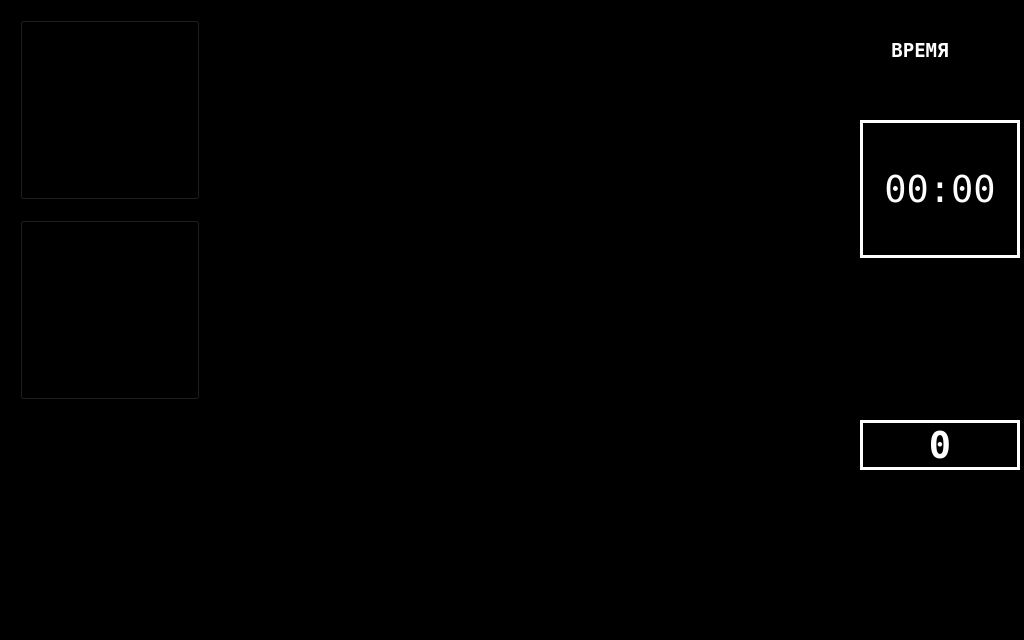
<?xml version="1.0" encoding="UTF-8"?>
<ui version="4.0">
 <class>main_presenter</class>
 <widget class="QWidget" name="main_presenter">
  <property name="geometry">
   <rect>
    <x>0</x>
    <y>0</y>
    <width>1024</width>
    <height>640</height>
   </rect>
  </property>
  <property name="windowTitle">
   <string>Form</string>
  </property>
  <property name="styleSheet">
   <string notr="true">background-color: black;</string>
  </property>
  <widget class="QLabel" name="lbl_total_run">
   <property name="geometry">
    <rect>
     <x>860</x>
     <y>420</y>
     <width>160</width>
     <height>50</height>
    </rect>
   </property>
   <property name="font">
    <font>
     <family>DejaVu Sans Mono</family>
     <pointsize>28</pointsize>
     <weight>75</weight>
     <bold>true</bold>
    </font>
   </property>
   <property name="styleSheet">
    <string notr="true">border-style: solid;
border-width: 3px; 
border-color: white;
color: white;</string>
   </property>
   <property name="text">
    <string>0</string>
   </property>
   <property name="alignment">
    <set>Qt::AlignCenter</set>
   </property>
  </widget>
  <widget class="QLabel" name="lbl_cap_total_run">
   <property name="geometry">
    <rect>
     <x>860</x>
     <y>270</y>
     <width>160</width>
     <height>133</height>
    </rect>
   </property>
   <property name="sizePolicy">
    <sizepolicy hsizetype="Preferred" vsizetype="Preferred">
     <horstretch>0</horstretch>
     <verstretch>1</verstretch>
    </sizepolicy>
   </property>
   <property name="font">
    <font>
     <family>DejaVu Sans Mono</family>
     <pointsize>14</pointsize>
     <weight>75</weight>
     <bold>true</bold>
    </font>
   </property>
   <property name="styleSheet">
    <string notr="true">color: &quot;white&quot;;</string>
   </property>
   <property name="text">
    <string>ПРОБЕГ</string>
   </property>
   <property name="alignment">
    <set>Qt::AlignCenter</set>
   </property>
   <property name="margin">
    <number>0</number>
   </property>
  </widget>
  <widget class="QLabel" name="lbl_timer">
   <property name="geometry">
    <rect>
     <x>860</x>
     <y>120</y>
     <width>160</width>
     <height>138</height>
    </rect>
   </property>
   <property name="font">
    <font>
     <family>DejaVu Sans Mono</family>
     <pointsize>28</pointsize>
    </font>
   </property>
   <property name="styleSheet">
    <string notr="true">border-style: solid;
border-width: 3px; 
border-color: white;
color: white;</string>
   </property>
   <property name="text">
    <string>00:00</string>
   </property>
   <property name="alignment">
    <set>Qt::AlignCenter</set>
   </property>
  </widget>
  <widget class="QLabel" name="lbl_cap_timer">
   <property name="geometry">
    <rect>
     <x>840</x>
     <y>10</y>
     <width>160</width>
     <height>81</height>
    </rect>
   </property>
   <property name="font">
    <font>
     <family>DejaVu Sans Mono</family>
     <pointsize>14</pointsize>
     <weight>75</weight>
     <bold>true</bold>
     <kerning>false</kerning>
    </font>
   </property>
   <property name="styleSheet">
    <string notr="true">color: white;</string>
   </property>
   <property name="text">
    <string>ВРЕМЯ</string>
   </property>
   <property name="alignment">
    <set>Qt::AlignCenter</set>
   </property>
  </widget>
  <widget class="QLabel" name="lbl_diag">
   <property name="geometry">
    <rect>
     <x>260</x>
     <y>30</y>
     <width>321</width>
     <height>131</height>
    </rect>
   </property>
   <property name="text">
    <string>TextLabel</string>
   </property>
   <property name="wordWrap">
    <bool>true</bool>
   </property>
  </widget>
  <widget class="QPushButton" name="btn_nav_to_stop">
   <property name="geometry">
    <rect>
     <x>20</x>
     <y>20</y>
     <width>180</width>
     <height>180</height>
    </rect>
   </property>
   <property name="sizePolicy">
    <sizepolicy hsizetype="Fixed" vsizetype="Fixed">
     <horstretch>0</horstretch>
     <verstretch>0</verstretch>
    </sizepolicy>
   </property>
   <property name="minimumSize">
    <size>
     <width>180</width>
     <height>180</height>
    </size>
   </property>
   <property name="maximumSize">
    <size>
     <width>180</width>
     <height>180</height>
    </size>
   </property>
   <property name="text">
    <string>PushButton</string>
   </property>
  </widget>
  <widget class="QPushButton" name="btn_nav_to_diag">
   <property name="geometry">
    <rect>
     <x>20</x>
     <y>220</y>
     <width>180</width>
     <height>180</height>
    </rect>
   </property>
   <property name="minimumSize">
    <size>
     <width>180</width>
     <height>180</height>
    </size>
   </property>
   <property name="maximumSize">
    <size>
     <width>180</width>
     <height>180</height>
    </size>
   </property>
   <property name="text">
    <string>PushButton</string>
   </property>
  </widget>
 </widget>
 <resources/>
 <connections/>
</ui>
